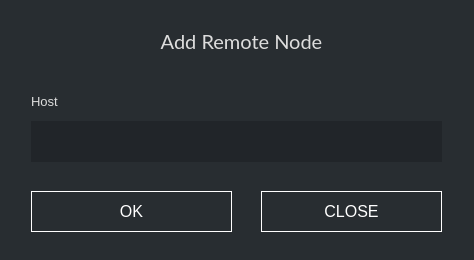
<?xml version="1.0" encoding="UTF-8"?>
<ui version="4.0">
 <class>NewNodeDialog</class>
 <widget class="QDialog" name="NewNodeDialog">
  <property name="windowModality">
   <enum>Qt::ApplicationModal</enum>
  </property>
  <property name="geometry">
   <rect>
    <x>0</x>
    <y>0</y>
    <width>474</width>
    <height>260</height>
   </rect>
  </property>
  <property name="windowTitle">
   <string>New remote node</string>
  </property>
  <property name="styleSheet">
   <string notr="true">border: 0px; background-color: #282d31;</string>
  </property>
  <layout class="QVBoxLayout" name="verticalLayout">
   <item>
    <widget class="QGroupBox" name="groupBox">
     <property name="title">
      <string/>
     </property>
     <widget class="QLabel" name="label">
      <property name="geometry">
       <rect>
        <x>20</x>
        <y>80</y>
        <width>224</width>
        <height>20</height>
       </rect>
      </property>
      <property name="styleSheet">
       <string notr="true">color: #ddd;
border-right: 0px;
font-size: 13px;</string>
      </property>
      <property name="text">
       <string>Host</string>
      </property>
     </widget>
     <widget class="QLineEdit" name="m_hostEdit">
      <property name="geometry">
       <rect>
        <x>20</x>
        <y>110</y>
        <width>411</width>
        <height>41</height>
       </rect>
      </property>
      <property name="styleSheet">
       <string notr="true">background-color: #212529;
border-right: 0px;
color: #e5e5e5;
padding: 5px;</string>
      </property>
     </widget>
     <widget class="QPushButton" name="m_okButton">
      <property name="geometry">
       <rect>
        <x>20</x>
        <y>180</y>
        <width>201</width>
        <height>41</height>
       </rect>
      </property>
      <property name="styleSheet">
       <string notr="true">color: white; background-color: #1; border: 1px solid white; font-size: 16px;</string>
      </property>
      <property name="text">
       <string>OK</string>
      </property>
     </widget>
     <widget class="QPushButton" name="m_cancelButton">
      <property name="geometry">
       <rect>
        <x>250</x>
        <y>180</y>
        <width>181</width>
        <height>41</height>
       </rect>
      </property>
      <property name="styleSheet">
       <string notr="true">color: white; background-color: #1; border: 1px solid white; font-size: 16px;</string>
      </property>
      <property name="text">
       <string>CLOSE</string>
      </property>
     </widget>
     <widget class="QLabel" name="label_3">
      <property name="geometry">
       <rect>
        <x>10</x>
        <y>10</y>
        <width>441</width>
        <height>41</height>
       </rect>
      </property>
      <property name="font">
       <font>
        <family>Lato</family>
        <pointsize>15</pointsize>
       </font>
      </property>
      <property name="styleSheet">
       <string notr="true">color: #ddd; border-right: 0px;</string>
      </property>
      <property name="text">
       <string>Add Remote Node</string>
      </property>
      <property name="alignment">
       <set>Qt::AlignCenter</set>
      </property>
     </widget>
    </widget>
   </item>
  </layout>
 </widget>
 <resources/>
 <connections>
  <connection>
   <sender>m_okButton</sender>
   <signal>clicked()</signal>
   <receiver>NewNodeDialog</receiver>
   <slot>accept()</slot>
   <hints>
    <hint type="sourcelabel">
     <x>500</x>
     <y>62</y>
    </hint>
    <hint type="destinationlabel">
     <x>276</x>
     <y>44</y>
    </hint>
   </hints>
  </connection>
  <connection>
   <sender>m_cancelButton</sender>
   <signal>clicked()</signal>
   <receiver>NewNodeDialog</receiver>
   <slot>reject()</slot>
   <hints>
    <hint type="sourcelabel">
     <x>417</x>
     <y>62</y>
    </hint>
    <hint type="destinationlabel">
     <x>276</x>
     <y>44</y>
    </hint>
   </hints>
  </connection>
 </connections>
</ui>
